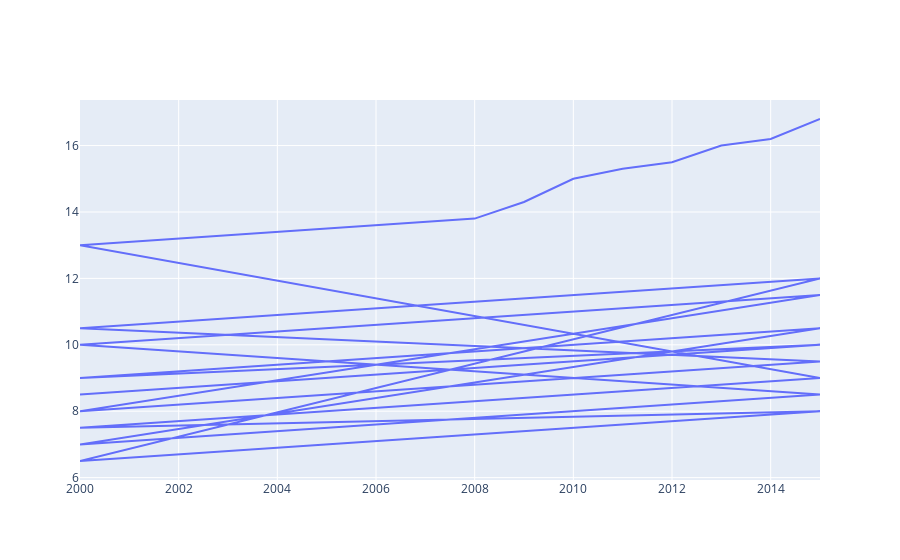

The code cell stored with this chart in its notebook:
### Markdown cell above
#### Plotly version

### Code cell
# Create the figure with traces
fig = go.Figure(
    data=go.Line(  
        x=df['Year'],
        y=df['Health_Care_Spending'],
    )
)

# fig.add_trace(go.Scatter(
#     x=df['Year'],
#     y=df[df['Country']=='United States'],
#     mode='lines+markers',
#     name='United States',
#     line=dict(color='#ffb503')
# ))


fig.show()

### Figure 1 — Plotly figure (JSON) as saved in the notebook; plotly's stock layout.template omitted (floating-point values rounded to 4 significant figures; data arrays with more than 128 entries replaced by an {"elided": "..."} marker saying what was removed)
{"data": [{"type": "scatter", "x": {"elided": "144 int values"}, "y": {"elided": "144 float values"}}], "layout": {}}
